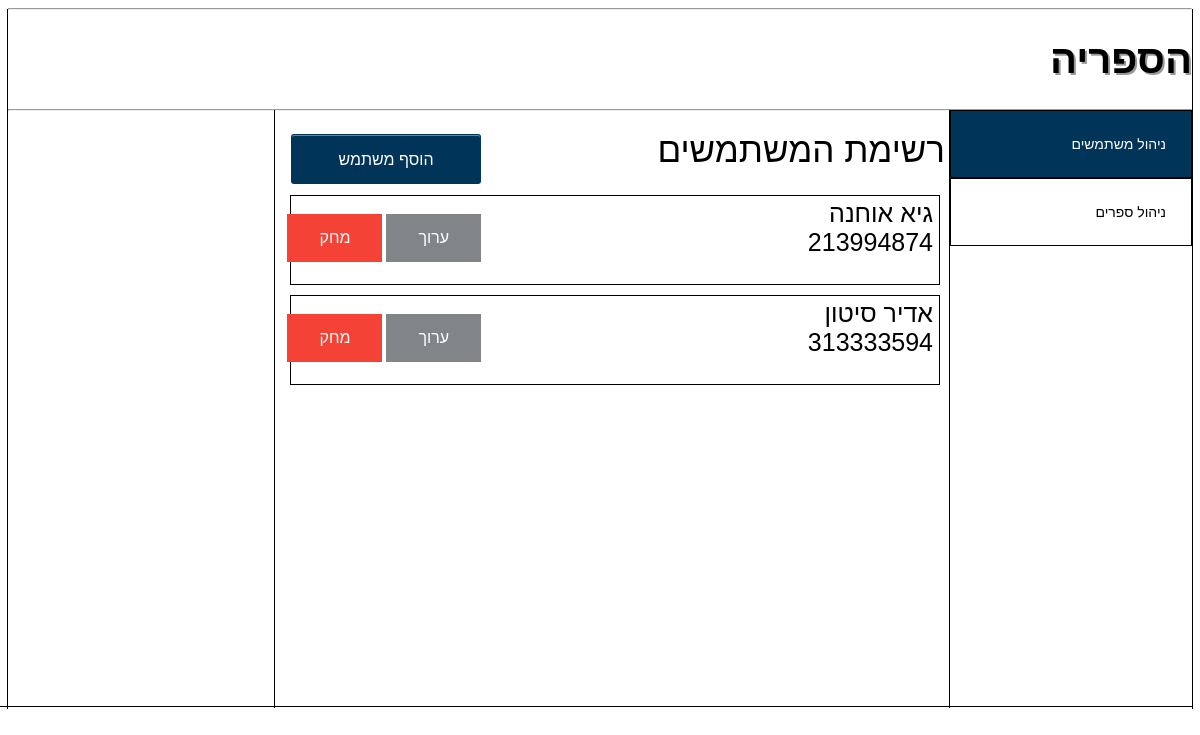
The app's page /, older data.
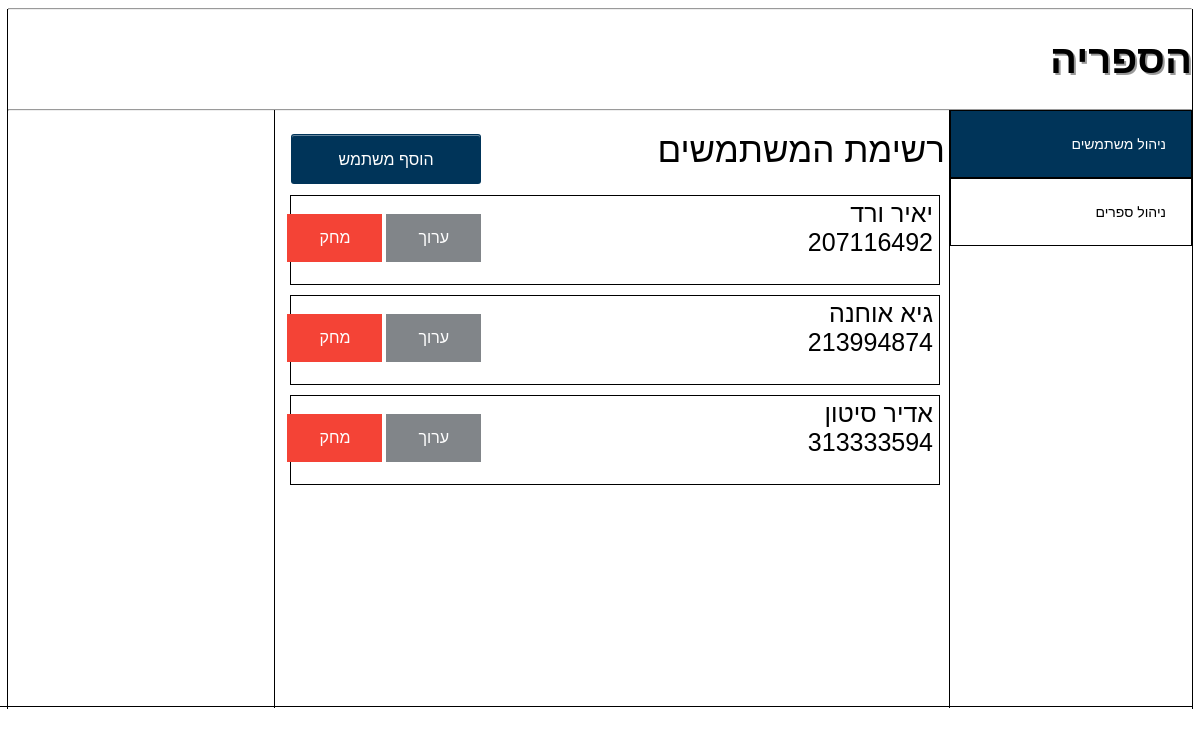
The same page, newer data.
### mylibrary/models.py (models this page shows, shortened)
class Person(models.Model):
    person_id = models.IntegerField(primary_key=True)
    first_name = models.CharField(max_length=100)
    last_name = models.CharField(max_length=100)

### mylibrary/views.py (the view)
# urls.py: path('',views.index, name = "index" ),
def index(request):
    books = Book.objects.all()
    persons = Person.objects.all()
    lends = Lend.objects.all()
    return render(request,"index.html",{"Books": books, "Persons": persons,"Lends": lends})

### mylibrary/templates/index.html (shortened to what this page needs)
<!DOCTYPE html>
<html lang="en">
    <head>
		{% load static %}
		<link rel = "stylesheet" href = {% static 'CSS\mystyle.css' %} >
    </head>
        <body>
        <hr>
        <h1 class = "title">הספריה<h1>
        <hr>
        <h1 class = "layout">
            <h1 class = "vline1"><h1>
            <h1 class = "vline2"><h1>
            <h1 class = "bottomline"><h1>
            <h1 class = "vline3"><h1>
            <h1 class = "vline4"><h1>
        <h1>
        <div id="container1">
            <button data-page="container2" class="button" id = "button1" style="vertical-align:middle"><span>ניהול משתמשים </span></button>
            <button data-page="container3" class= "button" id = "button2"style="vertical-align:middle"><span>ניהול ספרים </span></button>
        </div>
        <div id="container2">
            רשימת המשתמשים
            <a href="/add_person"><button class="add_person_btn" >הוסף משתמש</button></a>
            <br>
            {% for person in Persons %}
                <div class="">
                    <h2 id = "person_buttons">
                        <button class="delete_button" onclick = "confirmDelete({{person.person_id}})">מחק</button>
                        <a href="/update_person/{{person.person_id}}"><button class="update_button" >ערוך</button></a>
                    </h2>
                    <div class = "classsome">
                    <button data-page="container_person{{person.person_id}}" id ="button_person">{{ person.first_name}} {{person.last_name}}
                        <br>
                        {{person.person_id}}
                    </button>
                    </div>
                </div>
            {% endfor %}
        </div>
    </body>
</html>

Row changes from the older to the newer data that the page shows:
added Person: first_name "יאיר", last_name "ורד", person_id "207116492"
